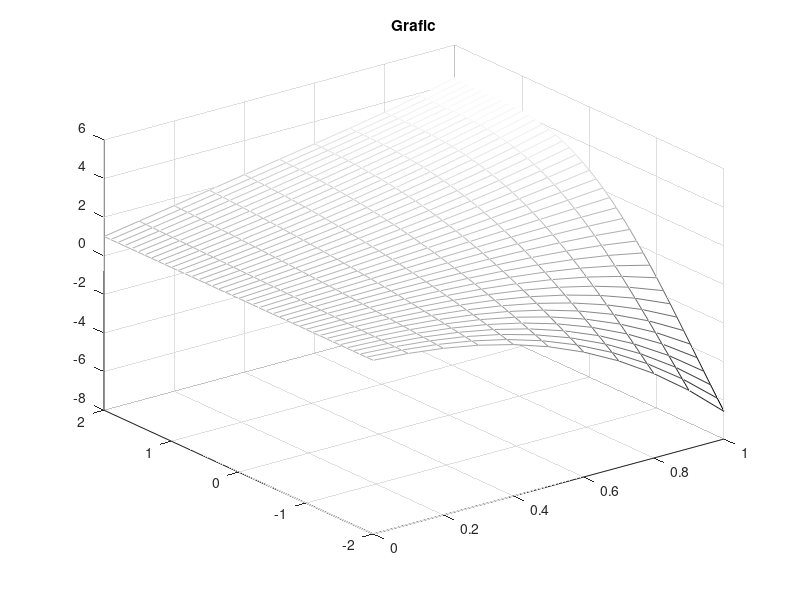
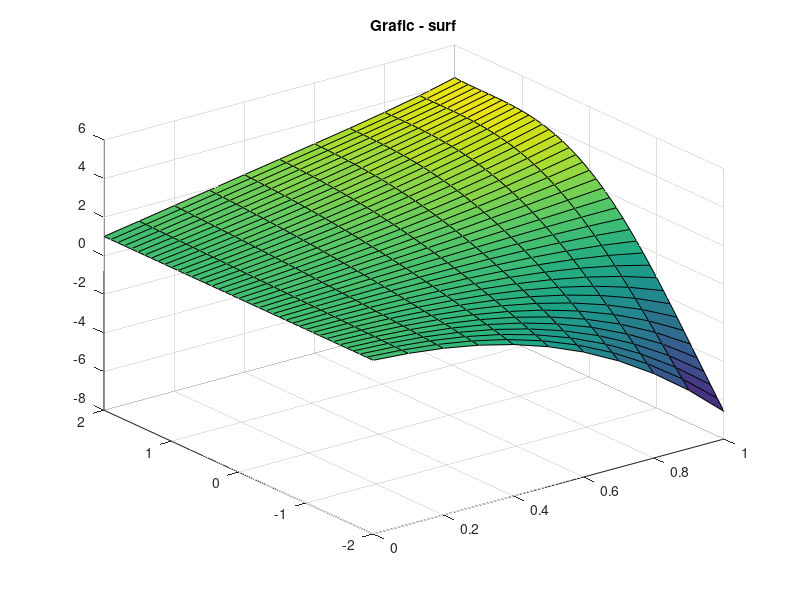
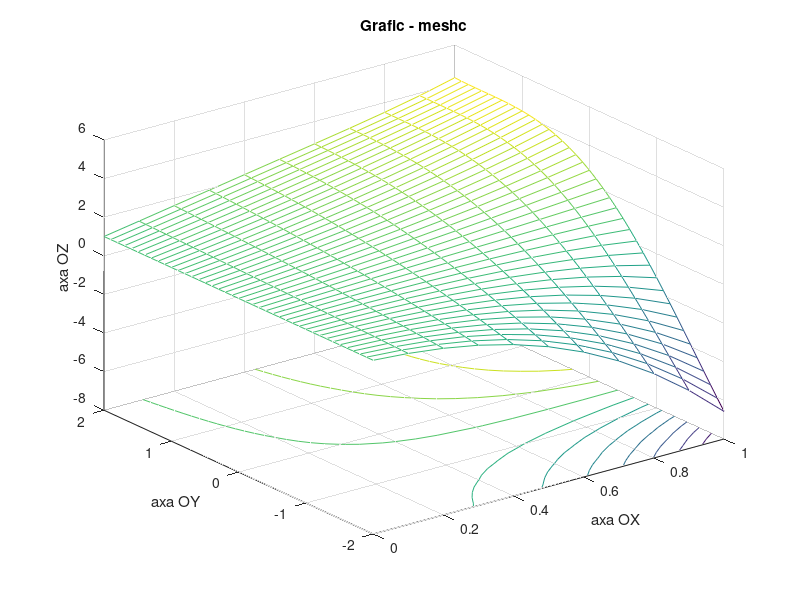
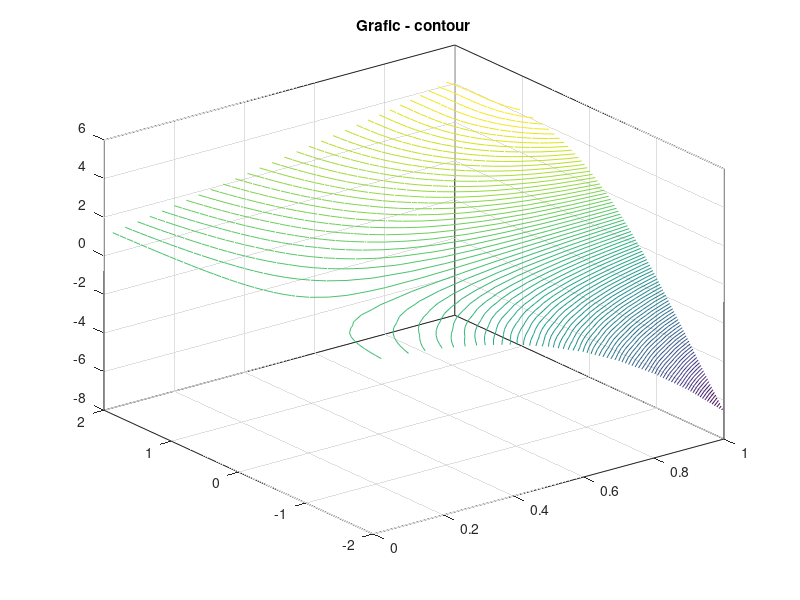

Recreate these plots in MATLAB, in order.
%metoda mesh(x,y,z)
figure (8)
[x,y]=meshgrid(0:0.1:1,-2:0.1:2);
z=exp(x).*[cos(x.*y)+x.*y];
mesh(x,y,z)
colormap(gray)
title('Grafic')

%metoda surf(x,y,z)
figure(9)
surf(x,y,z)
title('Grafic - surf')

%metoda meshc(x,y,z)
figure(10)
meshc(x,y,z);
title('Grafic - meshc')
xlabel('axa OX');
ylabel('axa OY');
zlabel('axa OZ');

%metoda surfc(x,y,z)
figure(11)
surfc(x,y,z)
title('Grafic - surfc')

%metoda contour(x,y,z)
contour(x,y,z,30);
title('Grafic - contour')

%metoda contourf(x,y,z)
contourf(x,y,z,70);
title('Grafic - contour')

%metoda contour3(x,y,z)
contour3(x,y,z,100);
title('Grafic - contour')
